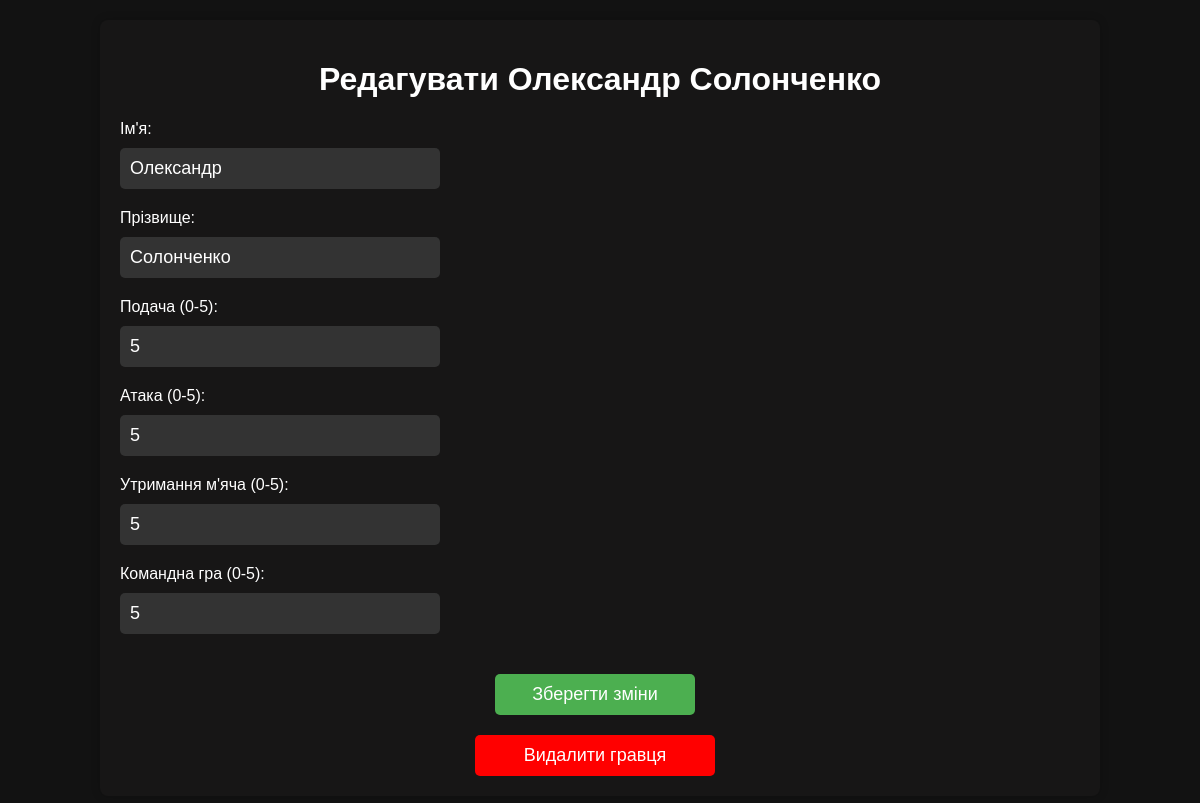
The page /edit_player/7/ on the database its author committed.
### firstapp/models.py (models this page shows, shortened)
class Players(models.Model):
    FirstName = models.CharField('FirstName', max_length= 20)
    SecondName = models.CharField('SecondName', max_length= 20)
    serve = models.IntegerField('serve', validators=[MinValueValidator(0), MaxValueValidator(5)])
    attack = models.IntegerField('attack', validators=[MinValueValidator(0), MaxValueValidator(5)])
    keep_ball = models.IntegerField('keep_ball', validators=[MinValueValidator(0), MaxValueValidator(5)])
    comand_game = models.IntegerField('comand_game', validators=[MinValueValidator(0), MaxValueValidator(5)])
    class Meta:
        verbose_name = 'Гравці'
        verbose_name_plural = 'Гравці'

### firstapp/views.py (the view, shortened to what this page needs)
# urls.py: path('edit_player/<int:player_id>/', views.edit_player, name='edit_player'),
def edit_player(request, player_id):
    player = get_object_or_404(Players, id=player_id)
    return render(request, 'edit_player.html', {'player': player})

### firstapp/templates/edit_player.html (shortened to what this page needs)
<!DOCTYPE html>
<html lang="uk">
<head>
</head>
<body>
    <div class="container">
        <h1>Редагувати {{ player.FirstName }} {{ player.SecondName }}</h1>
        <form method="POST">
            <div class="input-container">
                <label for="first_name">Ім'я:</label>
                <input type="text" id="first_name" name="first_name" class="input-field" value="{{ player.FirstName }}" required>
                <label for="second_name">Прізвище:</label>
                <input type="text" id="second_name" name="second_name" class="input-field" value="{{ player.SecondName }}" required>
                <label for="serve">Подача (0-5):</label>
                <input type="number" id="serve" name="serve" class="input-field" min="0" max="5" value="{{ player.serve }}" required>
                <label for="attack">Атака (0-5):</label>
                <input type="number" id="attack" name="attack" class="input-field" min="0" max="5" value="{{ player.attack }}" required>
                <label for="keep_ball">Утримання м'яча (0-5):</label>
                <input type="number" id="keep_ball" name="keep_ball" class="input-field" min="0" max="5" value="{{ player.keep_ball }}" required>
                <label for="comand_game">Командна гра (0-5):</label>
                <input type="number" id="comand_game" name="comand_game" class="input-field" min="0" max="5" value="{{ player.comand_game }}" required>
            </div>
            <button type="submit" class="button">Зберегти зміни</button>
        </form>
        <a href="{% url 'delete_player' player.id %}" class="button delete-button">Видалити гравця</a>
    </div>
</body>
</html>

### firstapp/templates/edit_player.html (style rules this page uses)
body { background-color: #121212; color: #ffffff; font-family: Arial, sans-serif; margin: 0; padding: 0; }
.container { width: 80%; margin: 20px auto; padding: 20px; background-color: #171616; border-radius: 8px; box-shadow: 0 0 10px rgba(0, 0, 0, 0.2); text-align: center; }
.input-container { margin-top: 20px; text-align: left; }
.input-field { padding: 10px; border: none; border-radius: 5px; width: 100%; max-width: 300px; margin-bottom: 20px; background-color: #333333; color: #ffffff; font-size: 18px; }
label { display: block; margin-bottom: 10px; font-size: 16px; }
.button { display: inline-block; padding: 10px 20px; background-color: #4CAF50; color: #ffffff; text-decoration: none; border-radius: 5px; margin-top: 20px; margin-right: 10px; width: 200px; text-align: center; cursor: pointer; border: none; font-size: 18px; }
.delete-button { background-color: red; }

### rows shown on the page
Players: FirstName "Олекcaндр", SecondName "Солонченко", first_name "Олекcaндр", second_name "Солонченко", serve "5", attack "5", keep_ball "5", comand_game "5"
